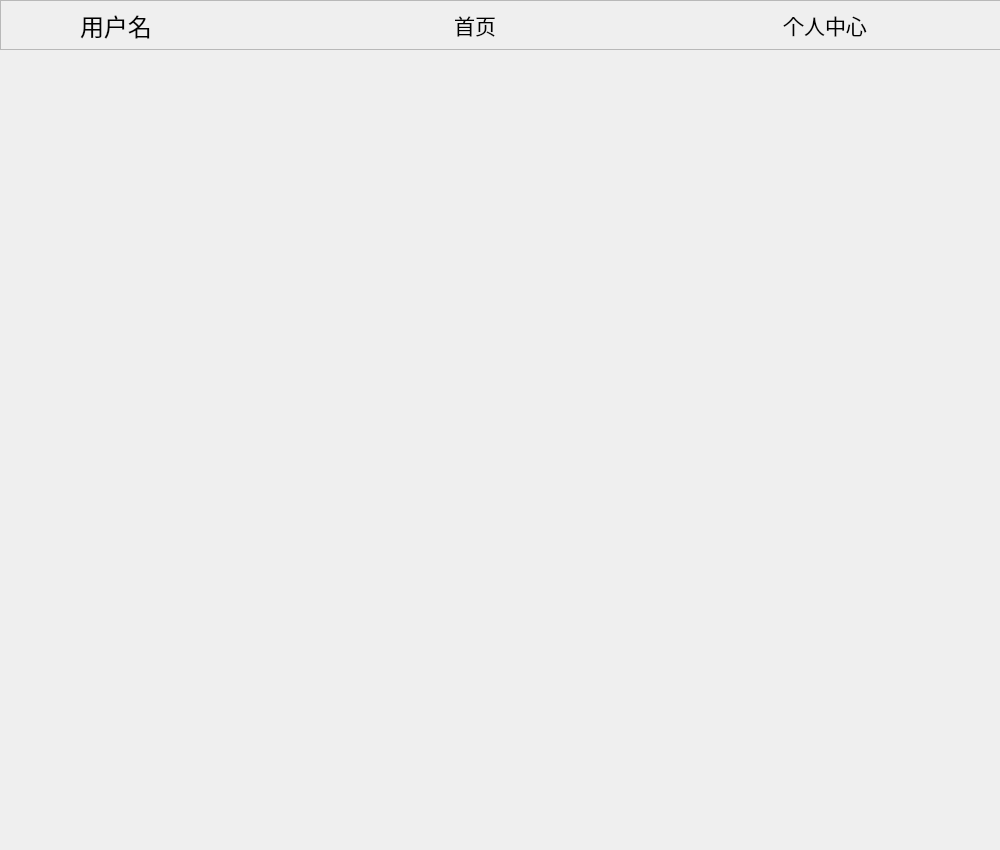
<?xml version="1.0" encoding="UTF-8"?>
<ui version="4.0">
 <class>OperatorWidget</class>
 <widget class="QWidget" name="OperatorWidget">
  <property name="geometry">
   <rect>
    <x>0</x>
    <y>0</y>
    <width>1000</width>
    <height>850</height>
   </rect>
  </property>
  <property name="windowTitle">
   <string>Form</string>
  </property>
  <widget class="QFrame" name="frame">
   <property name="geometry">
    <rect>
     <x>0</x>
     <y>0</y>
     <width>1100</width>
     <height>50</height>
    </rect>
   </property>
   <property name="styleSheet">
    <string notr="true"/>
   </property>
   <property name="frameShape">
    <enum>QFrame::StyledPanel</enum>
   </property>
   <property name="frameShadow">
    <enum>QFrame::Raised</enum>
   </property>
   <widget class="QLabel" name="label_headsculpture">
    <property name="geometry">
     <rect>
      <x>15</x>
      <y>0</y>
      <width>50</width>
      <height>50</height>
     </rect>
    </property>
    <property name="font">
     <font>
      <pointsize>18</pointsize>
     </font>
    </property>
    <property name="styleSheet">
     <string notr="true">image: url(:/images/reg.png);</string>
    </property>
    <property name="text">
     <string/>
    </property>
   </widget>
   <widget class="QLabel" name="label_username">
    <property name="geometry">
     <rect>
      <x>80</x>
      <y>0</y>
      <width>200</width>
      <height>50</height>
     </rect>
    </property>
    <property name="font">
     <font>
      <pointsize>18</pointsize>
     </font>
    </property>
    <property name="text">
     <string>用户名</string>
    </property>
   </widget>
   <widget class="QPushButton" name="pushButton_homepage">
    <property name="geometry">
     <rect>
      <x>300</x>
      <y>0</y>
      <width>350</width>
      <height>50</height>
     </rect>
    </property>
    <property name="font">
     <font>
      <pointsize>16</pointsize>
     </font>
    </property>
    <property name="text">
     <string>首页</string>
    </property>
    <property name="flat">
     <bool>true</bool>
    </property>
   </widget>
   <widget class="QPushButton" name="pushButton_personalpage">
    <property name="geometry">
     <rect>
      <x>650</x>
      <y>0</y>
      <width>350</width>
      <height>50</height>
     </rect>
    </property>
    <property name="font">
     <font>
      <pointsize>16</pointsize>
     </font>
    </property>
    <property name="text">
     <string>个人中心</string>
    </property>
    <property name="flat">
     <bool>true</bool>
    </property>
   </widget>
  </widget>
  <widget class="QStackedWidget" name="stackedWidget">
   <property name="geometry">
    <rect>
     <x>0</x>
     <y>50</y>
     <width>1000</width>
     <height>800</height>
    </rect>
   </property>
   <property name="currentIndex">
    <number>0</number>
   </property>
   <widget class="QWidget" name="page"/>
   <widget class="QWidget" name="page_2"/>
  </widget>
 </widget>
 <resources/>
 <connections/>
</ui>
